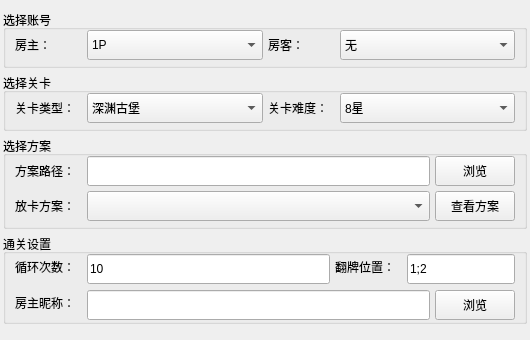
<?xml version="1.0" encoding="UTF-8"?>
<ui version="4.0">
 <class>CrossServiceParam</class>
 <widget class="QWidget" name="CrossServiceParam">
  <property name="geometry">
   <rect>
    <x>0</x>
    <y>0</y>
    <width>530</width>
    <height>340</height>
   </rect>
  </property>
  <property name="windowTitle">
   <string>Form</string>
  </property>
  <layout class="QVBoxLayout" name="verticalLayout_top">
   <property name="spacing">
    <number>5</number>
   </property>
   <property name="leftMargin">
    <number>3</number>
   </property>
   <property name="topMargin">
    <number>10</number>
   </property>
   <property name="rightMargin">
    <number>3</number>
   </property>
   <property name="bottomMargin">
    <number>3</number>
   </property>
   <item>
    <widget class="QGroupBox" name="groupBox_select_players">
     <property name="title">
      <string>选择账号</string>
     </property>
     <layout class="QHBoxLayout" name="horizontalLayout_select_player">
      <property name="spacing">
       <number>5</number>
      </property>
      <property name="topMargin">
       <number>0</number>
      </property>
      <property name="bottomMargin">
       <number>5</number>
      </property>
      <item>
       <widget class="QLabel" name="label_select_1p">
        <property name="maximumSize">
         <size>
          <width>67</width>
          <height>16777215</height>
         </size>
        </property>
        <property name="text">
         <string>房主：</string>
        </property>
       </widget>
      </item>
      <item>
       <widget class="QComboBox" name="comboBox_select_1p">
        <property name="minimumSize">
         <size>
          <width>0</width>
          <height>30</height>
         </size>
        </property>
        <item>
         <property name="text">
          <string>1P</string>
         </property>
        </item>
        <item>
         <property name="text">
          <string>2P</string>
         </property>
        </item>
       </widget>
      </item>
      <item>
       <widget class="QLabel" name="label_select_2p">
        <property name="maximumSize">
         <size>
          <width>67</width>
          <height>16777215</height>
         </size>
        </property>
        <property name="text">
         <string>房客：</string>
        </property>
       </widget>
      </item>
      <item>
       <widget class="QComboBox" name="comboBox_select_2p">
        <property name="minimumSize">
         <size>
          <width>0</width>
          <height>30</height>
         </size>
        </property>
        <item>
         <property name="text">
          <string>无</string>
         </property>
        </item>
        <item>
         <property name="text">
          <string>1P</string>
         </property>
        </item>
        <item>
         <property name="text">
          <string>2P</string>
         </property>
        </item>
       </widget>
      </item>
     </layout>
    </widget>
   </item>
   <item>
    <widget class="QGroupBox" name="groupBox_select_level">
     <property name="maximumSize">
      <size>
       <width>16777215</width>
       <height>60</height>
      </size>
     </property>
     <property name="title">
      <string>选择关卡</string>
     </property>
     <layout class="QHBoxLayout" name="horizontalLayout_select_level" stretch="0,0,0,0">
      <property name="spacing">
       <number>5</number>
      </property>
      <property name="leftMargin">
       <number>9</number>
      </property>
      <property name="topMargin">
       <number>0</number>
      </property>
      <property name="bottomMargin">
       <number>5</number>
      </property>
      <item>
       <widget class="QLabel" name="label_level_type">
        <property name="maximumSize">
         <size>
          <width>67</width>
          <height>16777215</height>
         </size>
        </property>
        <property name="text">
         <string>关卡类型：</string>
        </property>
       </widget>
      </item>
      <item>
       <widget class="QComboBox" name="comboBox_level_type">
        <property name="minimumSize">
         <size>
          <width>0</width>
          <height>30</height>
         </size>
        </property>
        <property name="currentIndex">
         <number>0</number>
        </property>
        <item>
         <property name="text">
          <string>深渊古堡</string>
         </property>
        </item>
        <item>
         <property name="text">
          <string>梦魇天空</string>
         </property>
        </item>
        <item>
         <property name="text">
          <string>灼热地狱</string>
         </property>
        </item>
        <item>
         <property name="text">
          <string>水火之间</string>
         </property>
        </item>
        <item>
         <property name="text">
          <string>巫毒研究所</string>
         </property>
        </item>
        <item>
         <property name="text">
          <string>冰封遗迹</string>
         </property>
        </item>
       </widget>
      </item>
      <item>
       <widget class="QLabel" name="label_level_num">
        <property name="maximumSize">
         <size>
          <width>67</width>
          <height>16777215</height>
         </size>
        </property>
        <property name="text">
         <string>关卡难度：</string>
        </property>
       </widget>
      </item>
      <item>
       <widget class="QComboBox" name="comboBox_level_num">
        <property name="minimumSize">
         <size>
          <width>0</width>
          <height>30</height>
         </size>
        </property>
        <item>
         <property name="text">
          <string>8星</string>
         </property>
        </item>
        <item>
         <property name="text">
          <string>9星</string>
         </property>
        </item>
        <item>
         <property name="text">
          <string>10星</string>
         </property>
        </item>
        <item>
         <property name="text">
          <string>11星</string>
         </property>
        </item>
        <item>
         <property name="text">
          <string>12星</string>
         </property>
        </item>
        <item>
         <property name="text">
          <string>13星</string>
         </property>
        </item>
        <item>
         <property name="text">
          <string>14星</string>
         </property>
        </item>
        <item>
         <property name="text">
          <string>15星</string>
         </property>
        </item>
       </widget>
      </item>
     </layout>
    </widget>
   </item>
   <item>
    <widget class="QGroupBox" name="groupBox_select_plan">
     <property name="title">
      <string>选择方案</string>
     </property>
     <layout class="QGridLayout" name="gridLayout_select_plan">
      <property name="topMargin">
       <number>0</number>
      </property>
      <property name="bottomMargin">
       <number>5</number>
      </property>
      <property name="spacing">
       <number>5</number>
      </property>
      <item row="0" column="0">
       <widget class="QLabel" name="label_plan_path">
        <property name="minimumSize">
         <size>
          <width>67</width>
          <height>0</height>
         </size>
        </property>
        <property name="maximumSize">
         <size>
          <width>67</width>
          <height>30</height>
         </size>
        </property>
        <property name="text">
         <string>方案路径：</string>
        </property>
       </widget>
      </item>
      <item row="0" column="1">
       <widget class="QLineEdit" name="lineEdit_plan_path">
        <property name="minimumSize">
         <size>
          <width>0</width>
          <height>30</height>
         </size>
        </property>
       </widget>
      </item>
      <item row="0" column="2">
       <widget class="QPushButton" name="pushButton_plan_path">
        <property name="minimumSize">
         <size>
          <width>80</width>
          <height>30</height>
         </size>
        </property>
        <property name="maximumSize">
         <size>
          <width>80</width>
          <height>30</height>
         </size>
        </property>
        <property name="text">
         <string>浏览</string>
        </property>
       </widget>
      </item>
      <item row="1" column="0">
       <widget class="QLabel" name="label_1p_plan">
        <property name="maximumSize">
         <size>
          <width>67</width>
          <height>30</height>
         </size>
        </property>
        <property name="text">
         <string>放卡方案：</string>
        </property>
       </widget>
      </item>
      <item row="1" column="1">
       <widget class="QComboBox" name="comboBox_1p_plan">
        <property name="minimumSize">
         <size>
          <width>0</width>
          <height>30</height>
         </size>
        </property>
       </widget>
      </item>
      <item row="1" column="2">
       <widget class="QPushButton" name="pushButton_view_plan">
        <property name="minimumSize">
         <size>
          <width>80</width>
          <height>30</height>
         </size>
        </property>
        <property name="maximumSize">
         <size>
          <width>80</width>
          <height>30</height>
         </size>
        </property>
        <property name="text">
         <string>查看方案</string>
        </property>
       </widget>
      </item>
     </layout>
    </widget>
   </item>
   <item>
    <widget class="QGroupBox" name="groupBox_level_setting">
     <property name="minimumSize">
      <size>
       <width>0</width>
       <height>90</height>
      </size>
     </property>
     <property name="title">
      <string>通关设置</string>
     </property>
     <layout class="QGridLayout" name="gridLayout_level_setting" rowstretch="1,1">
      <property name="topMargin">
       <number>0</number>
      </property>
      <property name="bottomMargin">
       <number>5</number>
      </property>
      <property name="horizontalSpacing">
       <number>5</number>
      </property>
      <property name="verticalSpacing">
       <number>10</number>
      </property>
      <item row="0" column="0">
       <widget class="QLabel" name="label_loop_count">
        <property name="minimumSize">
         <size>
          <width>67</width>
          <height>0</height>
         </size>
        </property>
        <property name="text">
         <string>循环次数：</string>
        </property>
       </widget>
      </item>
      <item row="0" column="1">
       <widget class="QLineEdit" name="lineEdit_loop_count">
        <property name="minimumSize">
         <size>
          <width>0</width>
          <height>30</height>
         </size>
        </property>
        <property name="text">
         <string>10</string>
        </property>
       </widget>
      </item>
      <item row="0" column="2">
       <widget class="QLabel" name="label_flop_pos">
        <property name="minimumSize">
         <size>
          <width>67</width>
          <height>0</height>
         </size>
        </property>
        <property name="text">
         <string>翻牌位置：</string>
        </property>
       </widget>
      </item>
      <item row="0" column="3" colspan="2">
       <widget class="QLineEdit" name="lineEdit_flop_pos">
        <property name="minimumSize">
         <size>
          <width>0</width>
          <height>30</height>
         </size>
        </property>
        <property name="text">
         <string>1;2</string>
        </property>
       </widget>
      </item>
      <item row="1" column="0">
       <widget class="QLabel" name="label_1p_room_name_path">
        <property name="minimumSize">
         <size>
          <width>67</width>
          <height>0</height>
         </size>
        </property>
        <property name="toolTip">
         <string>跨服房间列表中的房主昵称截图</string>
        </property>
        <property name="text">
         <string>房主昵称：</string>
        </property>
       </widget>
      </item>
      <item row="1" column="1" colspan="3">
       <widget class="QLineEdit" name="lineEdit_1p_room_name_path">
        <property name="minimumSize">
         <size>
          <width>0</width>
          <height>30</height>
         </size>
        </property>
        <property name="toolTip">
         <string>跨服房间列表中的房主昵称截图</string>
        </property>
       </widget>
      </item>
      <item row="1" column="4">
       <widget class="QPushButton" name="pushButton_1p_room_name_path">
        <property name="minimumSize">
         <size>
          <width>80</width>
          <height>30</height>
         </size>
        </property>
        <property name="maximumSize">
         <size>
          <width>80</width>
          <height>30</height>
         </size>
        </property>
        <property name="toolTip">
         <string>跨服房间列表中的房主昵称截图</string>
        </property>
        <property name="text">
         <string>浏览</string>
        </property>
       </widget>
      </item>
     </layout>
    </widget>
   </item>
   <item>
    <spacer name="verticalSpacer">
     <property name="orientation">
      <enum>Qt::Vertical</enum>
     </property>
     <property name="sizeHint" stdset="0">
      <size>
       <width>20</width>
       <height>115</height>
      </size>
     </property>
    </spacer>
   </item>
  </layout>
 </widget>
 <resources/>
 <connections/>
</ui>
